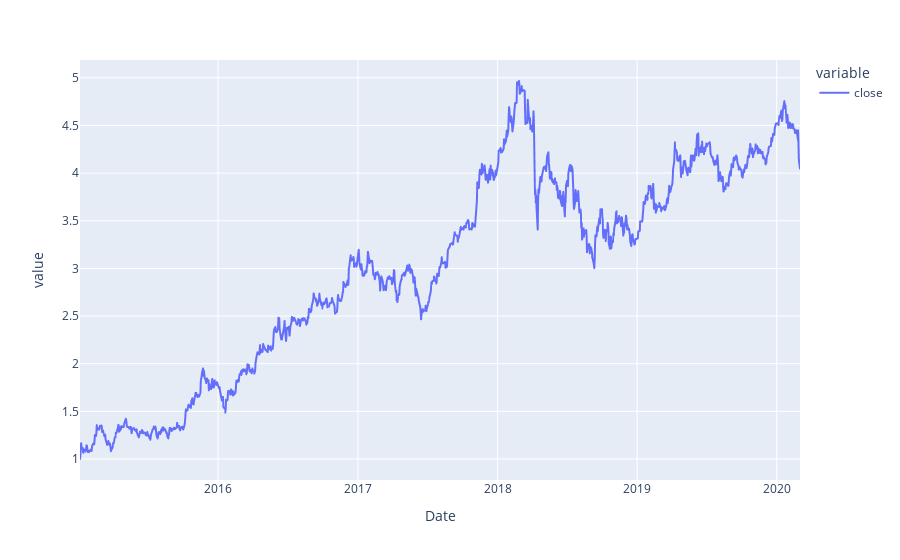

The code cell stored with this chart in its notebook:
### Code cell
(1 + df.loc['SBER', 'close'].pct_change().fillna(0)).cumprod().plot()

### Figure 1 — Plotly figure (JSON) as saved in the notebook; plotly's stock layout.template omitted (floating-point values rounded to 4 significant figures; data arrays with more than 128 entries replaced by an {"elided": "..."} marker saying what was removed)
{"data": [{"hovertemplate": "variable=close<br>Date=%{x}<br>value=%{y}<extra></extra>", "legendgroup": "close", "line": {"color": "#636efa", "dash": "solid"}, "mode": "lines", "name": "close", "showlegend": true, "type": "scattergl", "x": {"elided": "1300 str values"}, "xaxis": "x", "y": {"elided": "1300 float values"}, "yaxis": "y"}], "layout": {"autosize": true, "legend": {"title": {"text": "variable"}, "tracegroupgap": 0}, "margin": {"t": 60}, "xaxis": {"anchor": "y", "autorange": true, "domain": [0, 1], "range": ["2015-01-05", "2020-03-02"], "title": {"text": "Date"}, "type": "date"}, "yaxis": {"anchor": "x", "autorange": true, "domain": [0, 1], "range": [0.7796, 5.187], "title": {"text": "value"}, "type": "linear"}}}
